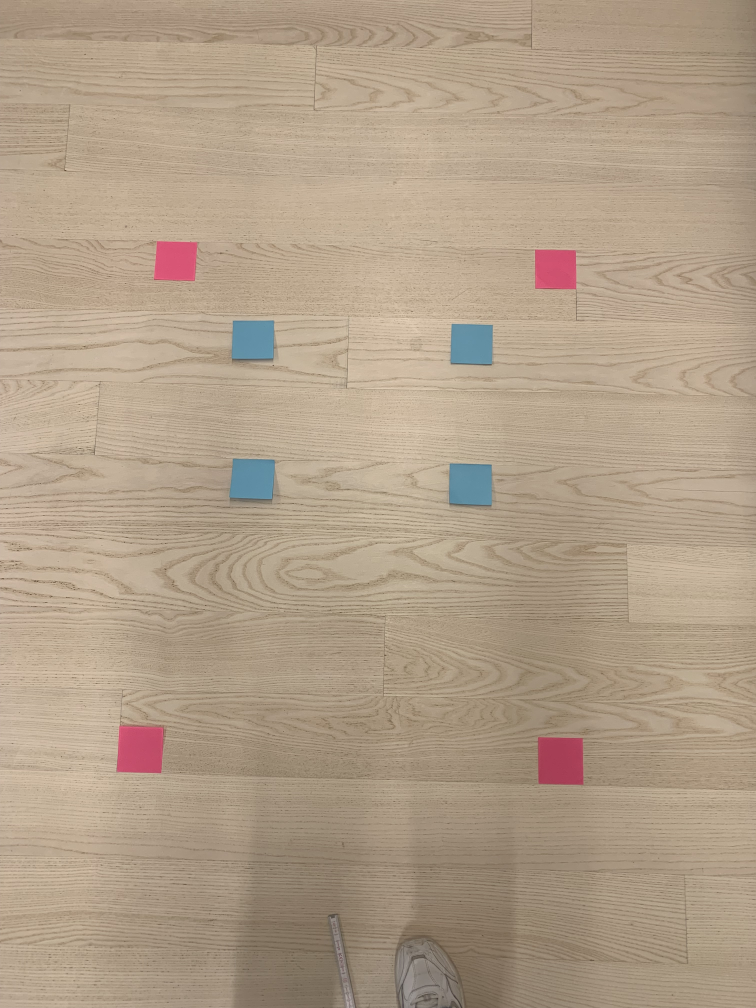
#> input picture test_images/05.jpg, 3024 x 4032 px, found by its file name (shown at 1/4 size)
$ python test.py
#> lines starting #> are read from the running program, lines starting #| are printed output that depends on the picture; after the words box and inside, x2 and y2 are one past the last pixel; in counts of white or black regions, pixels touching at a corner belong together
### src/img_processing/img_tools.py
import cv2
import numpy as np
import matplotlib.pyplot as plt
import networkx as nx
import math
import scipy.spatial


# [477 lines left out: functions load_img, print_img, img_treshold, get_countours, draw_contours, get_centre and 11 more, not called in this run]

### src/img_processing/img_to_graph.py
import networkx as nx
from img_processing.img_tools import *

def img_to_graph(path: str, print_image: bool=False, return_edge_lengths=False, dist_meas=False) -> nx.Graph:
    """Converts an image to a graph.

    Args:
       path (str): Path to the image.
       print_img (bool, optional): Whether to print the image or not. Default is False.

       Returns:
           nx.Graph: Graph of the image.
    """
    # load image and get contours and centres

    img = load_img(path)
    # mask = img_treshold(img, HMin=110, SMin=122, VMin=147, HMax=179)
    mask = img_treshold(img, HMin=145, SMin=96, VMin=0, HMax=179, SMax=255, VMax=255)

    #Get the corner nodes for image adjustment
    contours, hierarchy = get_countours(mask, 100)
    img = draw_contours(img, contours, hierarchy, color=(255, 0, 0))
    centres = get_centre(contours)
    img = draw_centre(img, centres, color=(255, 0, 0))

    # descrew image
    sorted_pts = sort_points(centres)
    real_width_cm, real_height_cm = 150.0 - 7.6, 150.0 - 7.6
    img = descrew(img, sorted_pts, real_width_cm, real_height_cm, dist_meas=dist_meas)
    #print_img(img)

    # det the nodes
    mask = img_treshold(img, HMin=49, SMin=65, VMin=0, HMax=104)
    contours, hierarchy = get_countours(mask)
    img = draw_contours(img, contours, hierarchy, color=(0, 0, 255))
    centres = get_centre(contours)
    img = draw_centre(img, centres, color=(0, 0, 255))
    #print_img(img)

    if print_image:
        print_img(img)

    if return_edge_lengths:
        G, edge_lengths = create_graph(centres, img, return_edge_lengths=True)
        return G, centres, edge_lengths
    else:
        G = create_graph(centres, img)
        return G, centres

# [80 lines left out: functions pre_process_img, img_to_graph_spatial, not called in this run]

### src/img_processing/test.py
from img_tools import draw_graph
from img_to_graph import img_to_graph
import os
import matplotlib.pyplot as plt
import cv2 as cv
# import sys
# sys.path.insert(0, '../src')

# Test paths:

path1 = "/home/gregz/Files/simula_proj/test_images/05.jpg"
path2 = "/home/gregz/Files/simula_proj/src/img_processing/final_graph/graph.jpg"
fig, ax = plt.subplots(1,2)
ax[0].imshow(cv.imread(path1))
ax[1].imshow(cv.imread(path2))
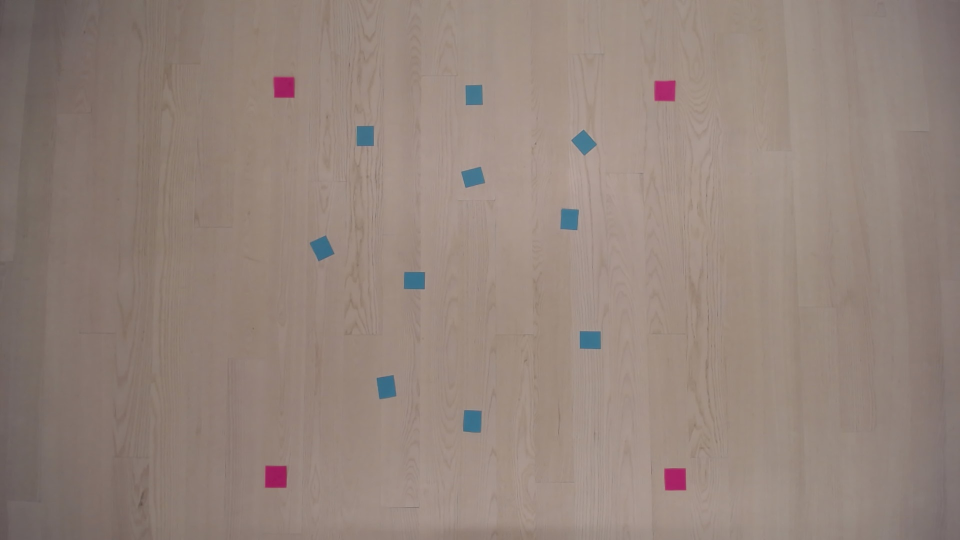
#> input picture src/img_processing/final_graph/graph.jpg, 1920 x 1080 px, found by its file name (shown at 1/2 size)
plt.show()
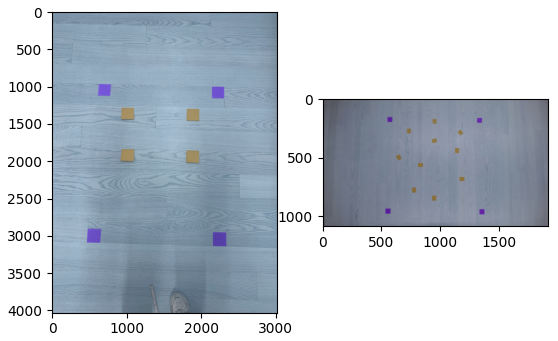
#> figure drawn by matplotlib, 2 panels; B, G, R data is drawn as R, G, B
# [6 lines of commented-out code are left out]
G, _ = img_to_graph(path2, print_image=True)
#> in load_img, img is the input picture: shape (1080, 1920, 3); mean B, G, R 123.5, 132.1, 148.1
#> in img_treshold, `hsv = cv2.cvtColor(img, cv2.COLOR_BGR2HSV)`: hsv: shape (540, 960, 3); mean H, S, V 12.1, 44.1, 148.7
#> in img_treshold, `mask = cv2.inRange(hsv, (HMin, SMin, VMin), (HMax, SMax, VMax))`:
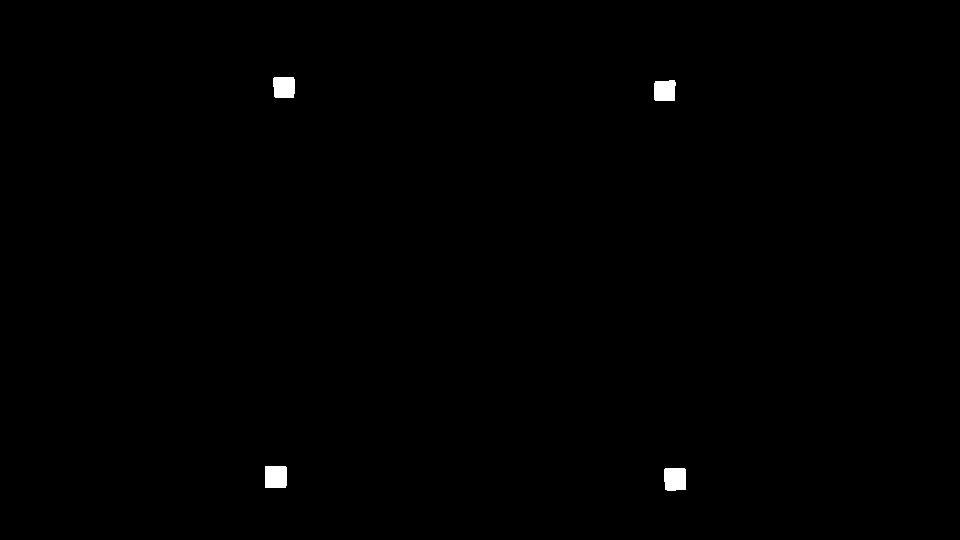
#> mask: shape (540, 960); 0.35% white; 4 white regions
#> in get_countours, `contours, hierarchy = cv2.findContours( img, cv2.RETR_EXTERNAL, cv2.CH..`: contours = 4 contours; box (x1, y1, x2, y2) and area: (664, 468, 686, 491) 442, (265, 466, 287, 488) 439, (273, 77, 295, 98) 404, (654, 80, 676, 101) 388
#> the loop in get_countours, `for i, cnt in enumerate(contours):` made 4 passes
#> after the loop in get_countours, `for i, cnt in enumerate(contours):`: valid_contours has the same summary as contours; valid_hierarchy = [[1, -1, -1, -1], [2, 0, -1, -1], [3, 1, -1, -1], [-1, 2, -1, -1]]
#> the loop in get_centre, `for cnt in contours:` made 4 passes
#> after the loop in get_centre, `for cnt in contours:`: centres = [(674, 478), (275, 476), (664, 90), (283, 86)]
#> the loop in draw_centre, `for centre in centres:` made 4 passes
#> after the loop in draw_centre, `for centre in centres:`:
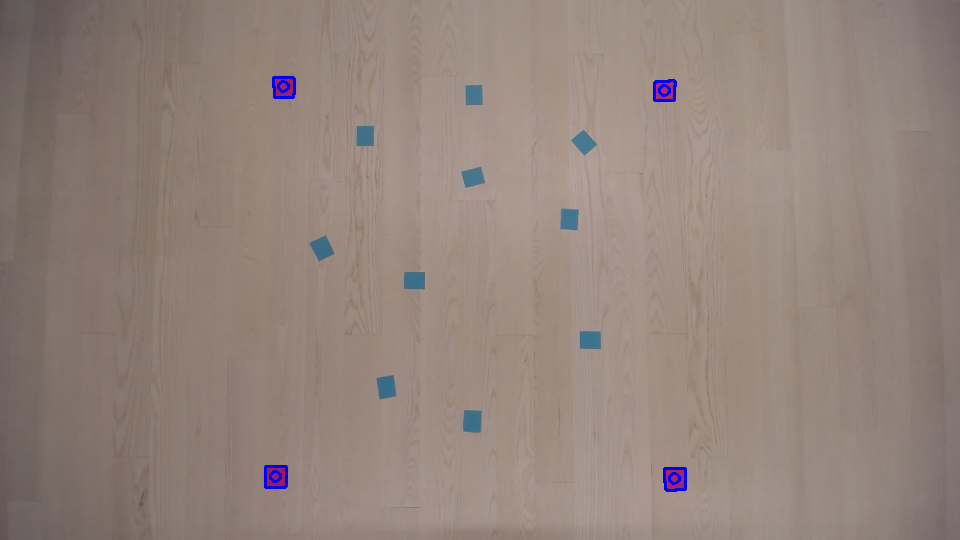
#> img: shape (540, 960, 3); mean of channels 0, 1, 2 124, 132.1, 147.9; drawn as B, G, R
#> in sort_points, `centres = np.asarray(centres)`: centres = [[674, 478], [275, 476], [664, 90], [283, 86]]
#> in sort_points, `s = centres.sum(axis=1)`: s = [1152, 751, 754, 369]
#> in sort_points, `diff = np.diff(centres, axis=1)`: diff = [-196, 201, -574, -197]
#> in sort_points, `tl = centres[np.argmin(s)]`: tl = [283, 86]
#> in sort_points, `br = centres[np.argmax(s)]`: br = [674, 478]
#> in sort_points, `tr = centres[np.argmin(diff)]`: tr = [664, 90]
#> in sort_points, `bl = centres[np.argmax(diff)]`: bl = [275, 476]
#> in img_to_graph, `sorted_pts = sort_points(centres)`: sorted_pts = [[283, 86], [664, 90], [674, 478], [275, 476]]
#> in descrew, `M = cv2.getPerspectiveTransform(sorted_pts, dst)`: M = [[14.13, 0.29, -4023.9], [-0.153, 14.54, -1207], [-1.54e-05, 0.000122, 1]]
#> in descrew, `warp = cv2.warpPerspective(img, M, (dst_width_px, dst_height_px))`:
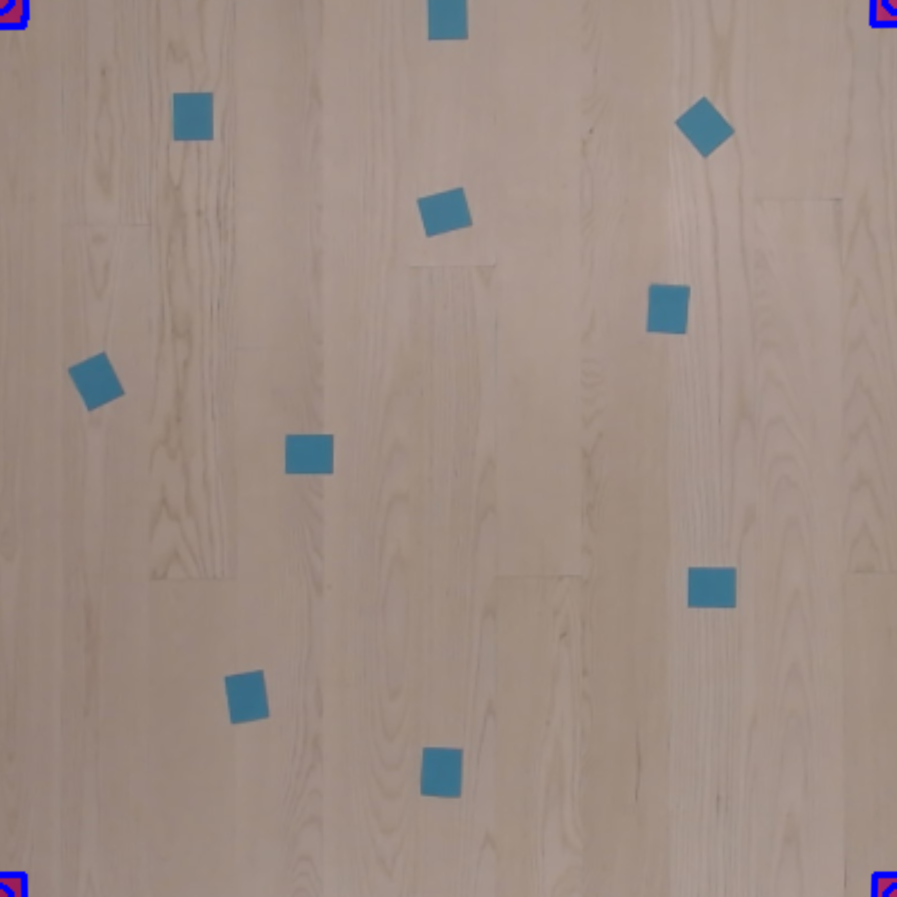
#> warp: shape (5382, 5382, 3) (shown at 1/6 size); mean of channels 0, 1, 2 132.9, 141.4, 157.8; drawn as B, G, R
#> call 2 of img_treshold, with HMin = 49, SMin = 65, VMin = 0, HMax = 104, SMax = 255, VMax = 255
#> in img_treshold (call 2), `hsv = cv2.cvtColor(img, cv2.COLOR_BGR2HSV)`: hsv: shape (5382, 5382, 3); mean H, S, V 13.7, 46.6, 159.8
#> in img_treshold (call 2), `mask = cv2.inRange(hsv, (HMin, SMin, VMin), (HMax, SMax, VMax))`:
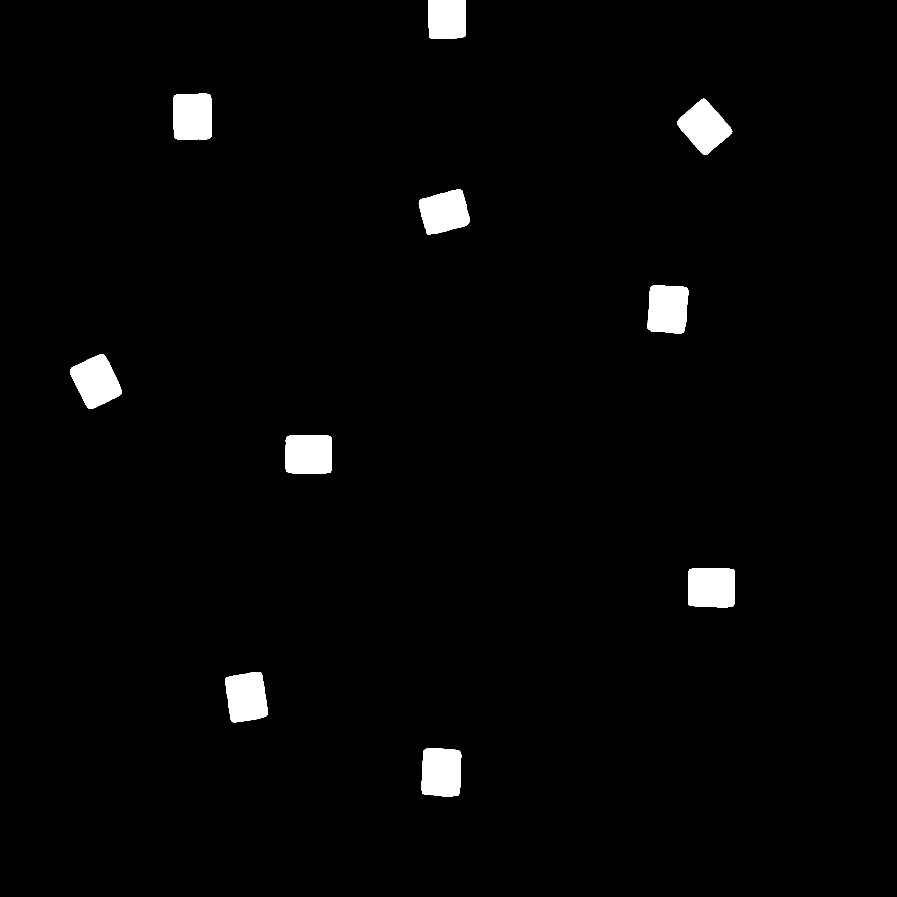
#> mask: shape (5382, 5382) (shown at 1/6 size); 2.1% white; 11 white regions (1 under 20 px)
#> in get_countours (call 2), `contours, hierarchy = cv2.findContours( img, cv2.RETR_EXTERNAL, cv2.CH..`: contours = 11 contours, 1 with area under 20; largest, box (x1, y1, x2, y2) and area: (420, 2126, 731, 2453) 63406, (2529, 4490, 2767, 4778) 63134, (4128, 3410, 4408, 3644) 62742, (3886, 1713, 4130, 2000) 62082, (1352, 4032, 1607, 4335) 61580
#> the loop in get_countours (call 2), `for i, cnt in enumerate(contours):` made 11 passes
#> after the loop in get_countours (call 2), `for i, cnt in enumerate(contours):`: valid_contours = 10 contours; largest, box (x1, y1, x2, y2) and area: (420, 2126, 731, 2453) 63406, (2529, 4490, 2767, 4778) 63134, (4128, 3410, 4408, 3644) 62742, (3886, 1713, 4130, 2000) 62082, (1352, 4032, 1607, 4335) 61580; valid_hierarchy = [[1, -1, -1, -1], [2, 0, -1, -1], [3, 1, -1, -1], [4, 2, -1, -1], [5, 3, -1, -1], [7, 5, -1, -1], [8, 6, -1, -1], [9, 7, -1, -1], [10, 8, -1, -1], [-1, 9, -1, -1]]
#> in img_to_graph, `contours, hierarchy = get_countours(mask)`: contours has the same summary as valid_contours in get_countours
#> the loop in get_centre (call 2), `for cnt in contours:` made 10 passes
#> in img_to_graph, `centres = get_centre(contours)`: centres = [(2648, 4633), (1478, 4182), (4268, 3525), (1852, 2725), (575, 2288), (4006, 1853), (2665, 1272), (4226, 761), (1155, 699), (2681, 114)]
#> the loop in draw_centre (call 2), `for centre in centres:` made 10 passes
#> the loop in create_graph, `for i, centre in enumerate(centres):` made 10 passes
#> the loop in create_graph, `for i in range(len(centres)):` made 10 passes
#> after the loop in create_graph, `for i in range(len(centres)):`: edge_lengths = 45 values, max 119.6 at index 8, min 29.47 at index 36, mean 71.13
print(_)
#| [(2648, 4633), (1478, 4182), (4268, 3525), (1852, 2725), (575, 2288), (4006, 1853), (2665, 1272), (4226, 761), (1155, 699), (2681, 114)]
draw_graph(G)
#> in draw_graph, `plt.show()`:
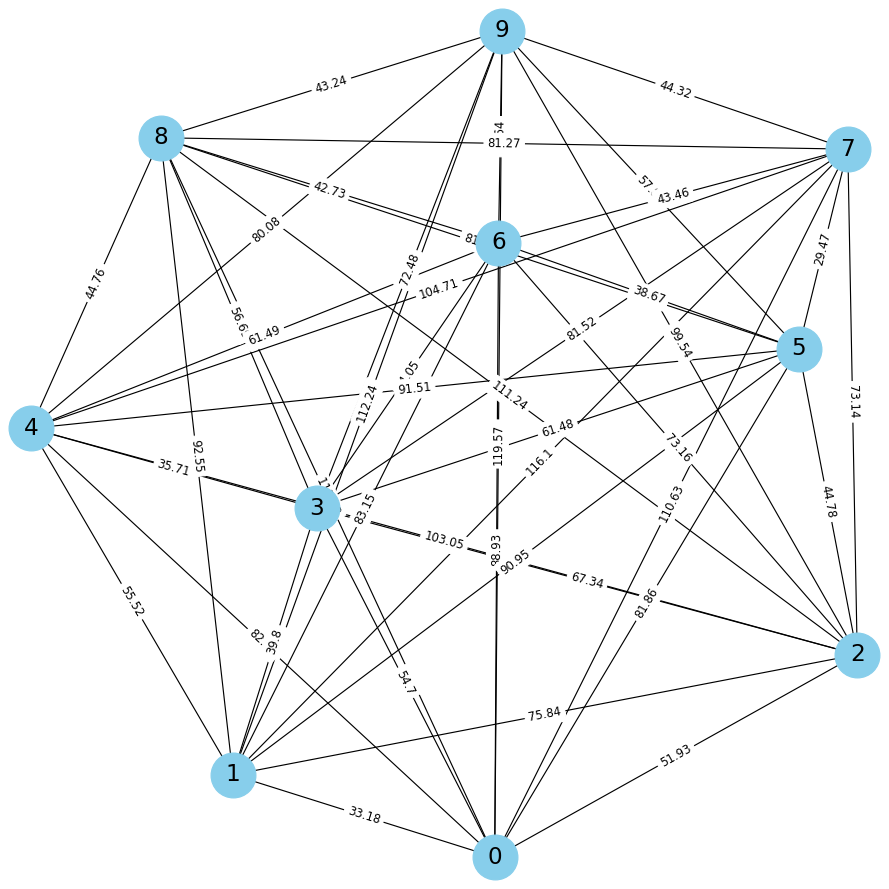
#> figure drawn by matplotlib, 1 panel
